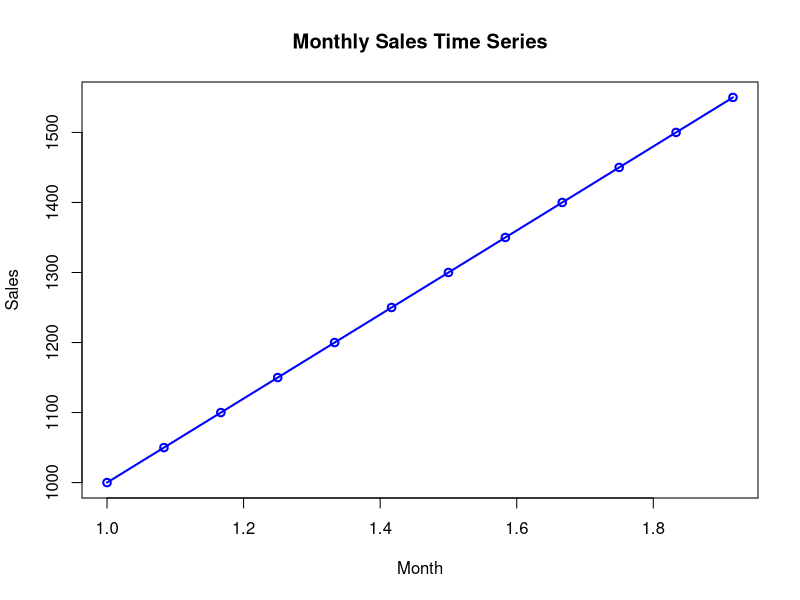

R code for this plot: (Note: this script raises an error after producing the figure.)
###ARIMA(1,1,1)###

# Load necessary libraries
library(forecast)
library(tseries)

# (1) Set up the data and create a time series object
sales <- c(1000, 1050, 1100, 1150, 1200, 1250, 
           1300, 1350, 1400, 1450, 1500, 1550)

# Create a time series object with monthly frequency starting from January
sales_ts <- ts(sales, start = c(1, 1), frequency = 12)

# Plot the original time series
plot(sales_ts, type = "o", col = "blue", lwd = 2, 
     main = "Monthly Sales Time Series", xlab = "Month", ylab = "Sales")

# (2) Fit an ARIMA(1,1,1) model to the data
arima_model <- arima(sales_ts, order = c(1, 1, 1))
arima_model <- arima(sales_ts, order = c(0, 1, 0))

print(summary(arima_model))  # Display model summary

# (3) Check the residual diagnostics of the fitted model
checkresiduals(arima_model)

# (4) Forecast the next 12 values using the fitted model
forecast_values <- forecast(arima_model, h = 12)

# Print the forecasted values
print(forecast_values)

# (5) Plot the original time series, fitted values, and forecasted values
plot(forecast_values, main = "Sales Forecast for Next 12 Months", 
     xlab = "Month", ylab = "Sales", col = "darkgreen", lwd = 2)

# Overlay the original time series
lines(sales_ts, col = "blue", lwd = 2)

# Add a legend to the plot
legend("topleft", legend = c("Original Data", "Forecasted Data"), 
       col = c("blue", "darkgreen"), lty = 1, lwd = 2)





###ARIMA airline###

# Load necessary libraries
library(forecast)
library(tseries)

# (1) Monthly airline passenger data from 1949 to 1959
years <- rep(1949:1959, each = 12)
months <- rep(month.abb, times = 11)
passengers <- c(3.5, 3.6, 3.7, 3.8, 4, 4.1, 4.4, 4.5, 4.2, 4, 3.9, 3.8,
                3.7, 3.8, 4, 4.2, 4.5, 4.6, 4.9, 5, 5, 4.7, 4.3, 4.2,
                4, 4.2, 4.4, 4.6, 4.9, 5, 5.3, 5.5, 5.2, 5, 4.8, 4.7,
                4.8, 5, 5.2, 5.4, 5.7, 5.9, 6.2, 6.5, 6.1, 5.8, 5.6,
                5.5, 5.7, 5.9, 6.1, 6.3, 6.6, 6.8, 7.1, 7.4, 7, 6.7,
                6.5, 6.3, 6.5, 6.7, 6.9, 7.2, 7.5, 7.8, 8.1, 8.4, 8,
                7.7, 7.5, 7.4, 7.6, 7.8, 8, 8.3, 8.6, 8.9, 9.2, 9.5,
                9.1, 8.8, 8.6, 8.5, 8.7, 8.9, 9.1, 9.4, 9.7, 10, 10.3,
                10.6, 10.2, 9.9, 9.7, 9.6, 9.8, 10, 10.2, 10.5, 10.8,
                11.1, 11.4, 11.7, 11.3, 11, 10.8, 10.7, 10.9, 11.1,
                11.3, 11.6, 11.9, 12.2, 12.5, 12.8, 12.4, 12.1, 11.9,
                11.8, 12, 12.2, 12.4, 12.7, 13, 13.3, 13.6, 13.9,
                13.5, 13.2, 13, 12.9)

# Create a time series object
passengers_ts <- ts(passengers, start = c(1949, 1), frequency = 12)

# (1) Plot the time series
plot(passengers_ts, type = "o", col = "blue", main = "Monthly Airline Passengers (1949-1959)", 
     xlab = "Year", ylab = "Passengers (Thousands)")

# Check for stationarity using the Augmented Dickey-Fuller test
adf_test <- adf.test(passengers_ts)
print(adf_test)

# (2) Fit ARIMA(1,1,1) model to the data
arima_model <- arima(passengers_ts, order = c(1, 1, 1))

# Print model summary
summary(arima_model)

# (3) Check residual diagnostics
checkresiduals(arima_model)

# (4) Forecast the next 12 months
forecast_values <- forecast(arima_model, h = 12)

# Print the forecasted values
print(forecast_values)

# (5) Plot the original time series, fitted values, and forecasted values
plot(forecast_values, main = "Passenger Forecast for 1960", 
     xlab = "Year", ylab = "Passengers (Thousands)")
lines(passengers_ts, col = "blue")  # Overlay the original time series
